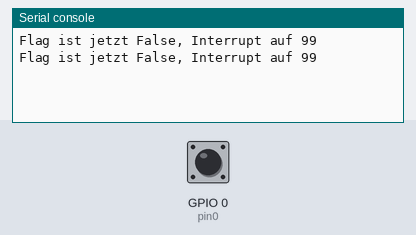
Recording of a program running on a simulated ESP32 board running MicroPython. Shown: the last lines printed to the serial console. The inputs (shaded band) are chosen by the test bench; at power-on: GPIO 0 (pin0) HIGH.

Above: at 1.2 s.
1.3 s: GPIO 0 (pin0) driven LOW
At 2.8 s:
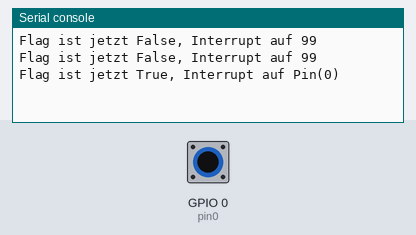
3.5 s: GPIO 0 (pin0) pulsed HIGH 5 times (0.12 s each, 0.3 s apart)
At 5.5 s:
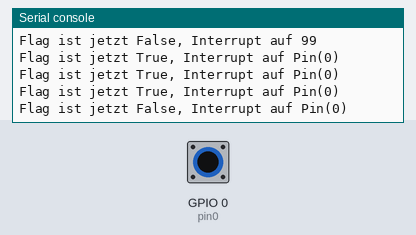

Measured:
- after the input at 1.3 s, the serial console: prints a new line after 0.70 s (image 1)
- after the input at 3.5 s, the serial console: prints a new line after 1.5 s (image 2)

The program:

interrupts.py
```python
from micropython import const
from machine import Pin
import time

PIN_0 = const(0)
int_pin = 99
isr_flag = False

pin0 = Pin(PIN_0, Pin.IN)

def p0_isr(pin):
    global isr_flag
    global int_pin
    int_pin = pin
    isr_flag = not isr_flag

pin0.irq(handler=p0_isr, trigger=Pin.IRQ_FALLING)

while True:
    print("Flag ist jetzt {}, Interrupt auf {}".format(isr_flag, int_pin))
    time.sleep(1)
```
